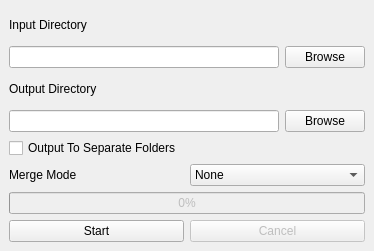
<?xml version="1.0" encoding="UTF-8"?>
<ui version="4.0">
 <class>MainWindow</class>
 <widget class="QMainWindow" name="MainWindow">
  <property name="geometry">
   <rect>
    <x>0</x>
    <y>0</y>
    <width>374</width>
    <height>251</height>
   </rect>
  </property>
  <property name="windowTitle">
   <string>Manga Panel Extractor</string>
  </property>
  <property name="iconSize">
   <size>
    <width>24</width>
    <height>24</height>
   </size>
  </property>
  <widget class="QWidget" name="centralwidget">
   <property name="enabled">
    <bool>true</bool>
   </property>
   <layout class="QVBoxLayout" name="verticalLayout_2">
    <item>
     <widget class="QLabel" name="input_directory_label">
      <property name="text">
       <string>Input Directory</string>
      </property>
     </widget>
    </item>
    <item>
     <layout class="QHBoxLayout" name="horizontalLayout_2">
      <item>
       <widget class="QLineEdit" name="input_directory_line_edit"/>
      </item>
      <item>
       <widget class="QPushButton" name="input_directory_browse_button">
        <property name="text">
         <string>Browse</string>
        </property>
       </widget>
      </item>
     </layout>
    </item>
    <item>
     <widget class="QLabel" name="output_directory_label">
      <property name="text">
       <string>Output Directory</string>
      </property>
     </widget>
    </item>
    <item>
     <layout class="QHBoxLayout" name="horizontalLayout_3">
      <item>
       <widget class="QLineEdit" name="output_directory_line_edit"/>
      </item>
      <item>
       <widget class="QPushButton" name="output_directory_browse_button">
        <property name="text">
         <string>Browse</string>
        </property>
       </widget>
      </item>
     </layout>
    </item>
    <item>
     <layout class="QHBoxLayout" name="horizontalLayout">
      <item>
       <widget class="QCheckBox" name="output_separate_folders_check_box">
        <property name="toolTip">
         <string>&lt;html&gt;&lt;head/&gt;&lt;body&gt;&lt;p&gt;Create folders for every input manga page and extract their respective panels into them.&lt;/p&gt;&lt;/body&gt;&lt;/html&gt;</string>
        </property>
        <property name="text">
         <string>Output To Separate Folders</string>
        </property>
       </widget>
      </item>
     </layout>
    </item>
    <item>
     <layout class="QHBoxLayout" name="horizontalLayout_6">
      <item>
       <widget class="QLabel" name="merge_mode_label">
        <property name="toolTip">
         <string>&lt;html&gt;&lt;head/&gt;&lt;body&gt;&lt;p&gt;None - Extract all panels separately&lt;/p&gt;&lt;p&gt;Vertically - Merge panels of vertical stripes&lt;/p&gt;&lt;p&gt;Horizontally - Merge panels of horizontal stripes&lt;/p&gt;&lt;/body&gt;&lt;/html&gt;</string>
        </property>
        <property name="text">
         <string>Merge Mode</string>
        </property>
       </widget>
      </item>
      <item>
       <widget class="QComboBox" name="merge_mode_combo_box">
        <property name="toolTip">
         <string>&lt;html&gt;&lt;head/&gt;&lt;body&gt;&lt;p&gt;None - Extract all panels separately&lt;/p&gt;&lt;p&gt;Vertical - Merge panels of vertical stripes&lt;/p&gt;&lt;p&gt;Horizontal - Merge panels of horizontal stripes&lt;/p&gt;&lt;/body&gt;&lt;/html&gt;</string>
        </property>
        <item>
         <property name="text">
          <string>None</string>
         </property>
        </item>
        <item>
         <property name="text">
          <string>Vertical</string>
         </property>
        </item>
        <item>
         <property name="text">
          <string>Horizontal</string>
         </property>
        </item>
       </widget>
      </item>
     </layout>
    </item>
    <item>
     <widget class="QProgressBar" name="progress_bar">
      <property name="enabled">
       <bool>false</bool>
      </property>
      <property name="value">
       <number>0</number>
      </property>
      <property name="invertedAppearance">
       <bool>false</bool>
      </property>
     </widget>
    </item>
    <item>
     <layout class="QHBoxLayout" name="horizontalLayout_5">
      <item>
       <widget class="QPushButton" name="start_button">
        <property name="text">
         <string>Start</string>
        </property>
       </widget>
      </item>
      <item>
       <widget class="QPushButton" name="cancel_button">
        <property name="enabled">
         <bool>false</bool>
        </property>
        <property name="text">
         <string>Cancel</string>
        </property>
       </widget>
      </item>
     </layout>
    </item>
   </layout>
  </widget>
 </widget>
 <resources/>
 <connections/>
</ui>
